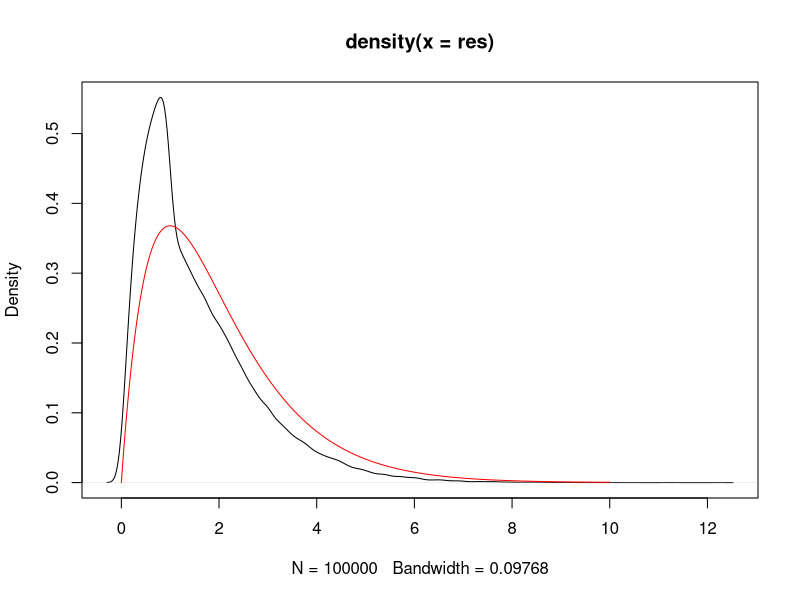
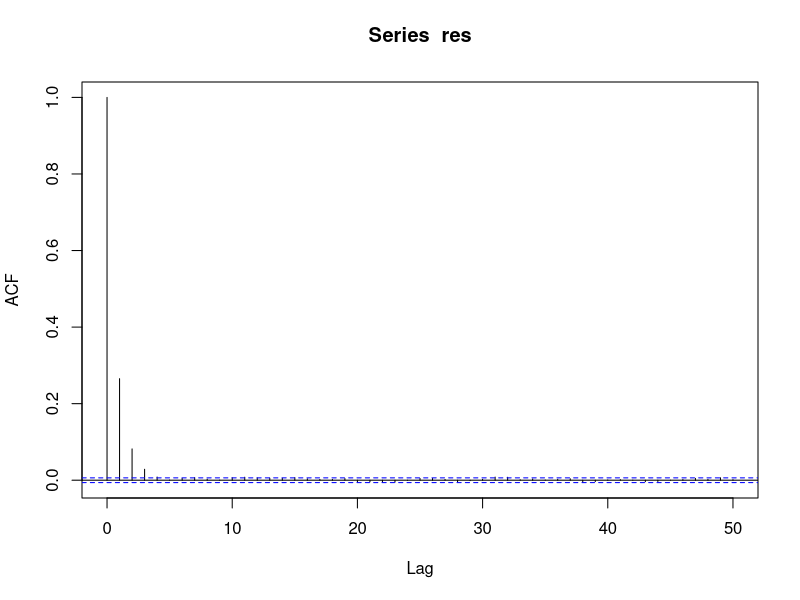
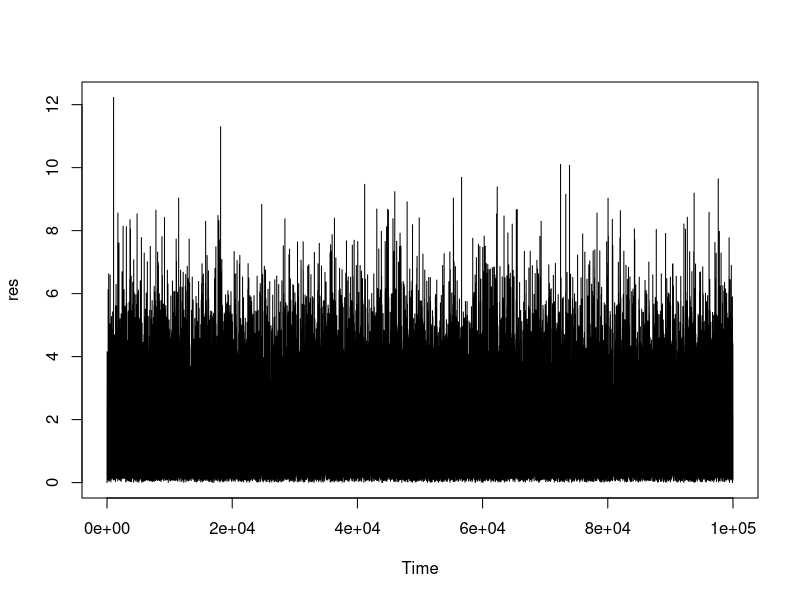

Generate these figures, in order, with R: (Note: this script raises an error after producing the figures.)
SliceSampler = function(init, f, w, n) {
  
  in.slice = function(x, y) { y <= f(x) }
  
  x <- numeric(n) #to store samples
  
  x[1] = init #initial value of x
  
  for (i in 2:n) 
    {
    y = runif(1, 0, f(x[i-1])) #taking y uniformly from 0 to f(x)
    
    #determining an arbitrary interval
    l = x[i-1] - w * runif(1)
    u = l + w
    #checking if lower bound is in slice
    
    l.in = in.slice(l, y)
    if (l.in) {
      
      while (l.in) {
        l = l - w
        if (l < 0) { 
          l = 0
          break
          
        }
        l.in = in.slice(l, y)
        
      }
      
    }
    
    #checking if upper bound is in the slice
    u.in = in.slice(u, y)
    #stepping out to find an accurate interval
    if (u.in) {
      while (u.in) {
        u = u + w
        if (u > 1) { 
          u = 1
          break
        }
         u.in = in.slice(u, y)
        
      }
      
    }
    x.in = FALSE
    while (!x.in) {  
      
      #sample the new x from the interval
      temp = runif(1, l, u)
      
      #check if x is in the slice
      x.in = in.slice(temp, y)
      if(x.in){
        break
      }
      
    }
    x[i] = temp
    
  }
  
  return(x)
    
}

mh <- function(target, n, init, prop_sd){
  
  x <- numeric(n) #vector to store the states of the chain
  x[1] <-init  #initial state of the chain
  for(i in 2:n){
    
    #sampling from the proposal distribution according to random walk MH
    prop <- rnorm(1,x[i-1],prop_sd) 
    
    #the conditional proposal distributions cancel out
    hastings <- target(prop)/target(x[i-1])
    
    r = min(1,hastings) 
    
    #rejection step
    if (log(r) >= 0  || runif(1) < exp(log(r)))
    {
      x[i] = prop
    }
    else x[i] = x[i-1]
    
  }
  
  return(x)
}




tar <- function(y){   
  return (dgamma(y,shape = 2,scale = 1))
}

n <- 1e5

res <- SliceSampler(0, tar, 10, n)
plot(density(res))
x1<- seq(0, 10, length = 1e5)
y1<-dgamma(x1,2,1)
lines(x1,y1,type = "l", col='red')
acf(res)
plot.ts(res)


chain <- mh(tar, n, 0, 10)
plot(density(chain))
x1<- seq(0,10, length = 1e5)
y1<-dgamma(x1,2,1)
plot(density(chain))
par(new=TRUE)
plot(x1,y1,type = "l", col='green')
acf(chain)
plot.ts(chain)
